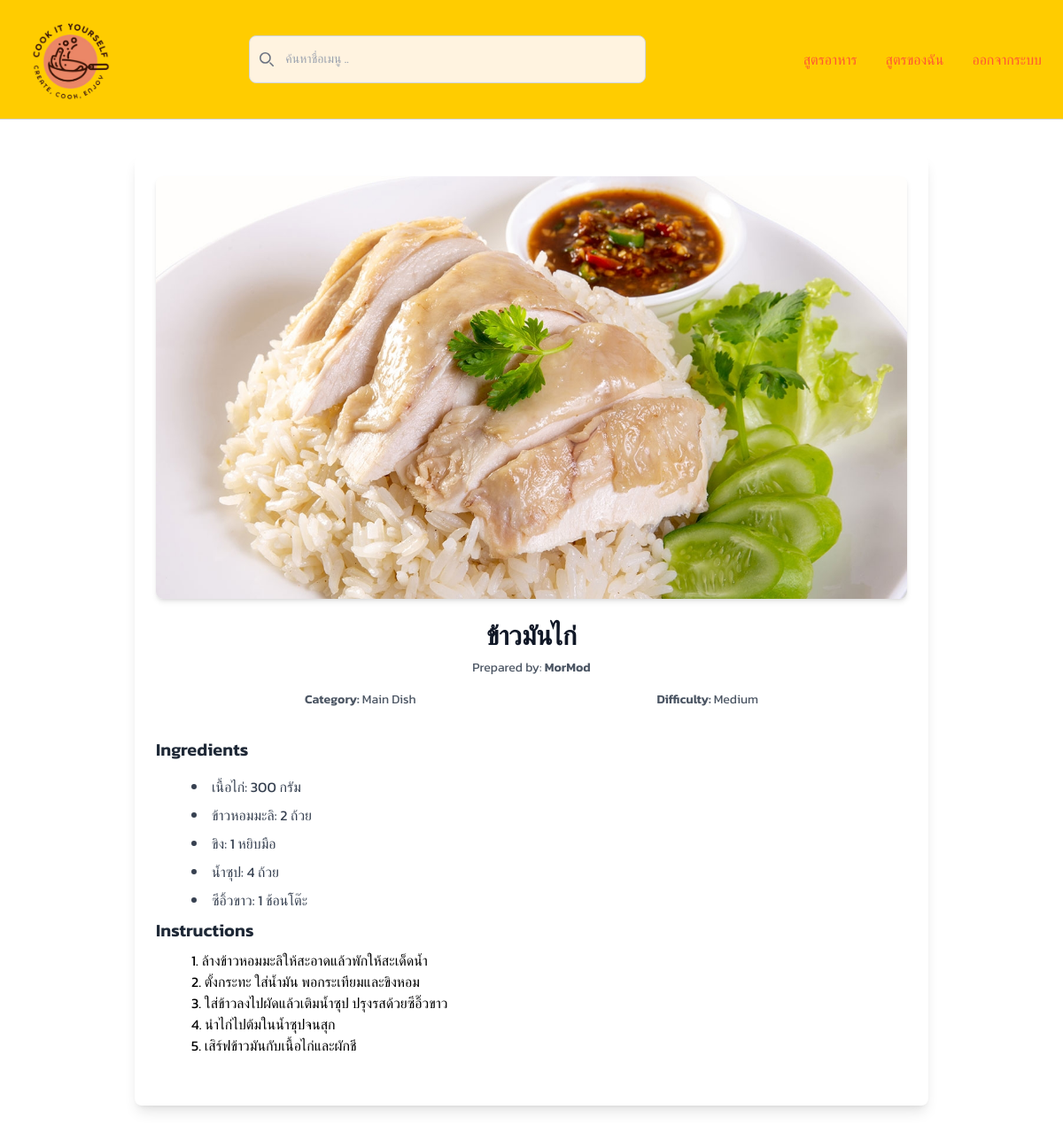
The app's page /recipe/15/ (signed in) with its own data.
### recipes/models.py (models this page shows, shortened)
class Recipe(models.Model):
    user = models.ForeignKey(Member, related_name='recipes', on_delete=models.CASCADE)
    title = models.CharField(max_length=200, unique=True)
    category = models.CharField(max_length=50)
    difficulty = models.CharField(max_length=50)
    picture_url = models.ImageField(upload_to='recipes/images/', blank=True, null=True)
    instructions = models.TextField()

class Ingredient(models.Model):
    recipe = models.ForeignKey(Recipe, related_name='ingredients', on_delete=models.CASCADE)
    name = models.CharField(max_length=100)
    amount = models.DecimalField(max_digits=5, decimal_places=2)
    unit = models.CharField(max_length=50)

### recipes/views.py (the view)
# urls.py: path('recipe/<int:pk>/', recipeDetailView.as_view(), name='recipe-detail'),
class recipeDetailView(LoginRequiredMixin, DetailView):
    model = Recipe
    template_name = "recipes/recipeDetail.html"
    context_object_name = "recipe"
    login_url = "/login/"
    def get_context_data(self, **kwargs):
        context = super().get_context_data(**kwargs)
        recipe = self.object
        context['title'] = recipe.title
        context['user'] = recipe.user.username
        context['picture_url'] = recipe.picture_url
        context['MEDIA_URL'] = settings.MEDIA_URL
        context['category'] = recipe.category
        context['difficulty'] = recipe.difficulty
        context['instructions'] = recipe.instructions
        context['ingredients'] = recipe.ingredients.all()
        return context

### theme/templates/recipes/recipeDetail.html
{% extends 'recipes/base.html' %}
{% block main %}
<div class="container mx-auto mt-10 mb-10 p-6 bg-white shadow-lg rounded-lg max-w-4xl">
    <div class="mb-6">
        <img src="{{ MEDIA_URL }}{{ picture_url }}" alt="{{ title }}" class="w-full h-1/5 object-cover rounded-lg shadow-md">
    </div>
    <div class="text-center mb-4">
        <h1 class="text-3xl font-bold text-gray-900 mb-2">{{ title }}</h1>
        <p class="text-sm text-gray-600">Prepared by: <span class="font-semibold">{{ user }}</span></p>
    </div>
    <div class="flex justify-around text-sm text-gray-600 mb-8 px-8">
        <p class="font-semibold">Category: <span class="font-normal">{{ category }}</span></p>
        <p class="font-semibold">Difficulty: <span class="font-normal">{{ difficulty }}</span></p>
    </div>
    <div>
        <h2 class="text-xl font-semibold text-gray-800 mb-4">Ingredients</h2>
        <ul class="ml-10 list-disc list-inside text-gray-700">
            {% for ingredient in ingredients %}
                <li class="mb-2">
                    <span class="font-medium">{{ ingredient.name }}</span>:
                    <span>{{ ingredient.amount|floatformat:0 }}</span>
                    <span>{{ ingredient.unit }}</span>
                </li>
            {% endfor %}
        </ul>
    </div>
    <div class="mb-8">
        <h2 class="text-xl font-semibold text-gray-800 mb-2">Instructions</h2>
        <div class="ml-10">
            <p class="text-gray-700 leading-relaxed">{{ instructions|linebreaks }}</p>
        </div>
    </div>
</div>
{% endblock %}

### theme/templates/recipes/base.html (style rules this page uses)
* { font-family: "Kanit", serif; font-optical-sizing: auto; font-style: normal; }

### theme/templates/recipes/header.html (style rules this page uses)
* { font-family: "Kanit", serif; }

### records on screen
Recipe: picture_url (picture), title "ข้าวมันไก่", category "Main Dish", difficulty "Medium", instructions "1. ล้างข้าวหอมมะลิให้สะอาดแล้วพักให้สะเด็ดน้ำ 2. ตั้งกระทะ ใส่น้ำมัน พอกระเทียมและขิงหอม 3. ใส่ข้าวลงไปผัดแล้วเติมน้ำซุป ปรุงรสด้วยซีอิ๊วขาว 4. นำไก่ไปต้มในน้ำซุปจนสุก 5. เสิร์ฟข้าวมันกับเนื้อไก่และผักชี"
Ingredient: name "เนื้อไก่", amount "300", unit "กรัม"
Ingredient: name "ข้าวหอมมะลิ", amount "2", unit "ถ้วย"
Ingredient: name "ขิง", amount "1", unit "หยิบมือ"
Ingredient: name "น้ำซุป", amount "4", unit "ถ้วย"
Ingredient: name "ซีอิ้วขาว", amount "1", unit "ช้อนโต๊ะ"

### other values on screen
{{ user }} "MorMod"
